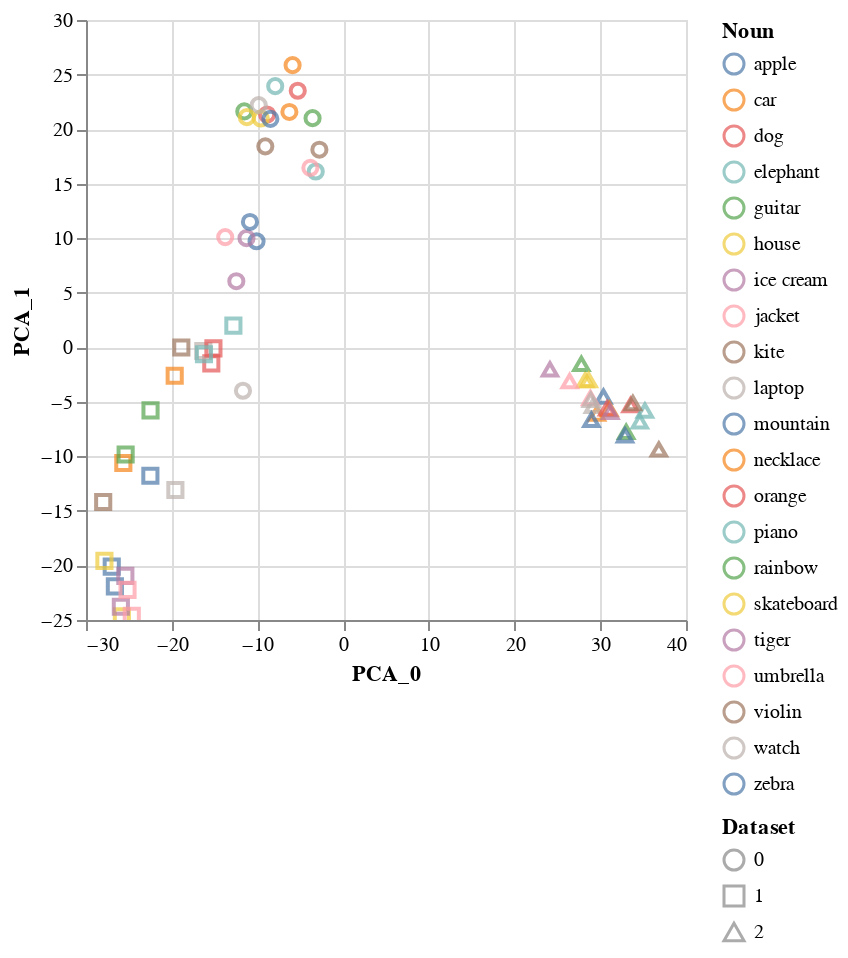
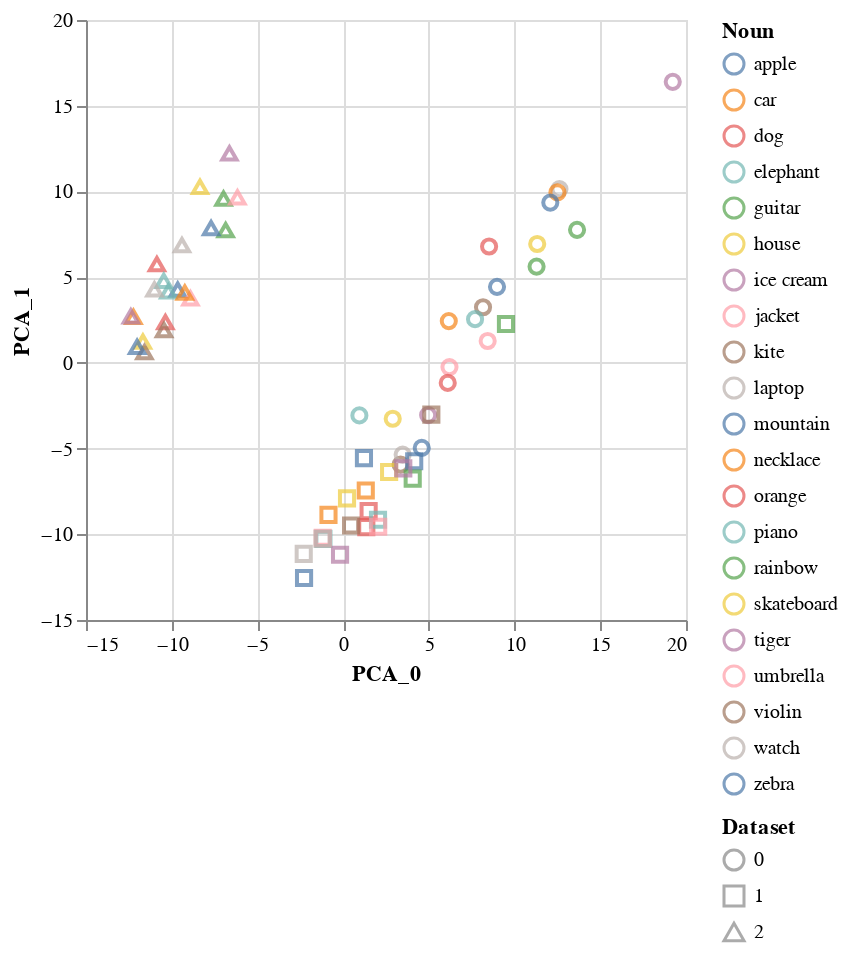
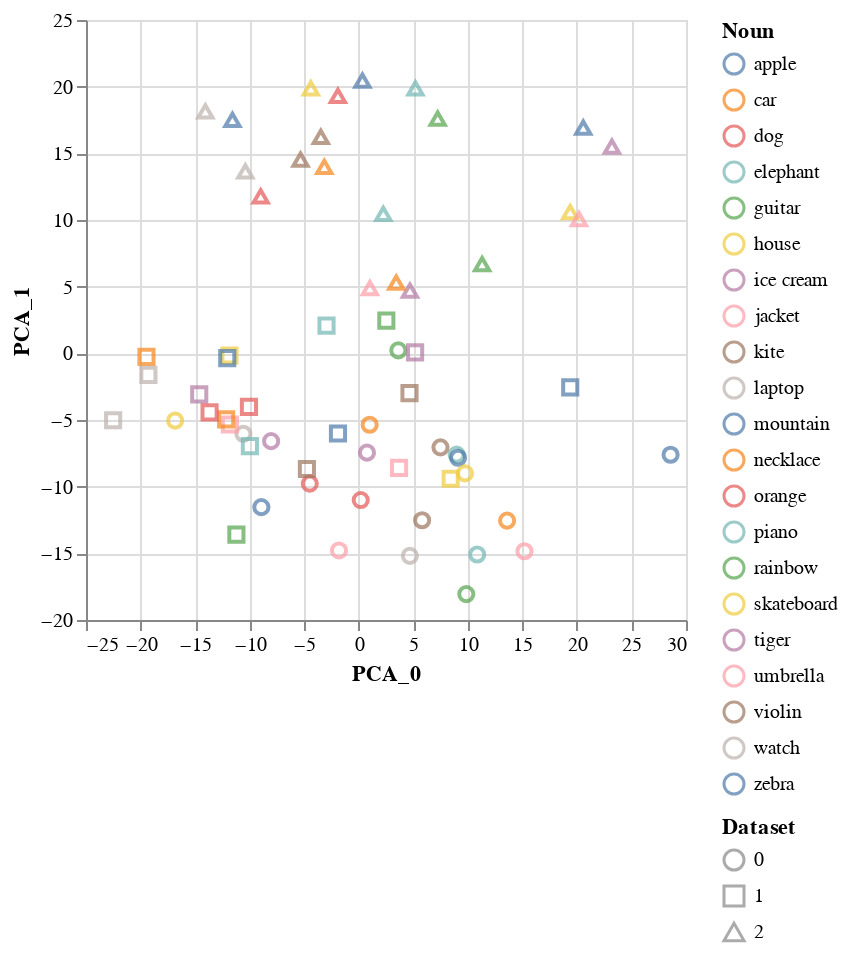

Write notebook code for charts like these, in order.
### Code cell
from sklearn.decomposition import PCA
import pandas as pd
import altair as alt


def show_format_embeds(datasets, embed_func):
    didxs = []
    names = []
    nouns = []
    texts = []
    embeds = []
    for didx, dataset in enumerate(datasets):
        for cidx, conv in enumerate(dataset):
            didxs.append(didx)
            names.append('{}-{}'.format(didx, cidx))
            nouns.append(nouns_list[cidx])
            texts.append(conv)
            embeds.append(embed_func(conv))
            
    pca = PCA(n_components=2)
    pca_embeds = pca.fit_transform(torch.stack(embeds).float().numpy())
    
    print(len(didxs), len(nouns_list))
    
    data = pd.DataFrame({
        'Dataset': didxs,
        'Sample': names,
        'Noun': nouns,
        'Text': texts,
        'PCA_0': map(lambda p: p[0], pca_embeds),
        'PCA_1': map(lambda p: p[1], pca_embeds),
    })
    
    display(data)
    
    display(alt.Chart(data).mark_point(size=50).encode(
        x='PCA_0',
        y='PCA_1',
        color='Noun:N',
        shape='Dataset:N',
        tooltip=['Dataset', 'Sample', 'Noun', 'Text']
    ).interactive())
              
show_format_embeds([strat_a_convs, strat_a_convs_sf, strat_a_paras], lambda conv: format_embed(conv))
show_format_embeds([strat_a_convs, strat_a_convs_sf, strat_a_paras], lambda conv: format_embed(conv, prompt_prefix='What is the format of this text?'))
show_format_embeds([strat_a_convs, strat_a_convs_sf, strat_a_paras], lambda conv: format_embed(conv, prompt_prefix='What noun is mentioned most frequently in this text?'))
